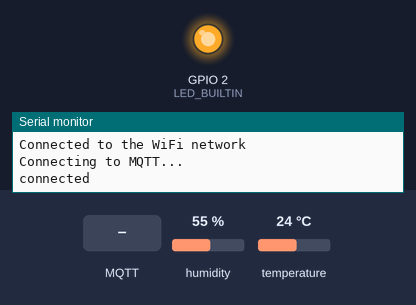
The sketch below on a simulated ESP8266 (NodeMCU). On the bench: output pins drawn as LEDs (lit = HIGH, except the on-board LED, lit = LOW), the last lines printed to the serial monitor. The inputs (shaded band) are chosen by the test bench; at power-on: humidity 55 %, temperature 24 °C. WiFi joins after 1.5 s; servers stay silent unless stated; no MQTT or app messages arrive unless stated.

Above: at 2.7 s.
2.8 s: MQTT message "f" arrives on the first subscribed topic
At 4.0 s:
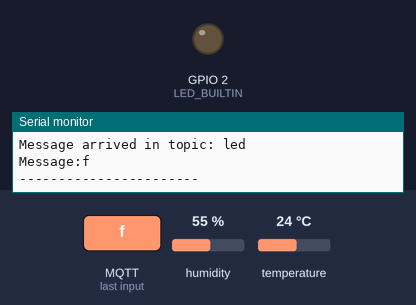
4.3 s: MQTT message "1" arrives on the first subscribed topic
At 5.2 s:
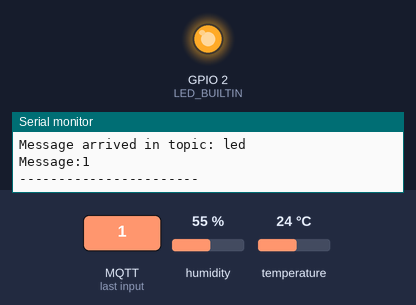
Timing chart, 0 to 7.3 s (numbered marks = the images above; inputs shaded):
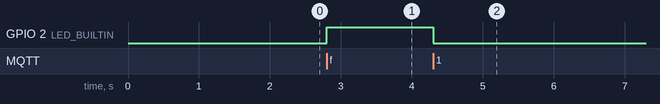

The sketch:

mqttProtocol.ino
```cpp
#include <ESP8266WiFi.h>
#include <PubSubClient.h>
#include "DHT.h"

#define DHTPIN 0    // Pin sur lequel est branché le DHT
#define DHTTYPE DHT22         // DHT 22


#define temperature_topic "sensor/temperature"  //Topic température
#define humidity_topic "sensor/humidity"        //Topic humidité

const char* ssid = "Moto";
const char* password =  "azertyazerty";

const char* mqttServer = "tailor.cloudmqtt.com";
const int mqttPort =  10224;
const char* mqttUser = "xfttkvuy";
const char* mqttPassword = "lWGX5qLkI2uz";

float temperature;
float humidity;

WiFiClient espClient;
PubSubClient client(espClient);
DHT dht(DHTPIN, DHTTYPE);


void setup() {
  Serial.begin(115200);
  setup_wifi();
  config_mqtt();
  pinMode(LED_BUILTIN, OUTPUT);

  //connexion DHT
  dht.begin();
  client.subscribe("led");
}


void config_mqtt(){
   //configuration connexion serveur MQTT + callback
  client.setServer(mqttServer, mqttPort);
  client.setCallback(callback);
  }

void setup_wifi()
{
  //configuration connexion wifi
  WiFi.begin(ssid, password);
  while (WiFi.status() != WL_CONNECTED) {
    delay(500);
    Serial.println("Connecting to WiFi..");
  }
  Serial.println("Connected to the WiFi network");
}

void callback(char* topic, byte* payload, unsigned int length) {

  Serial.print("Message arrived in topic: ");
  Serial.println(topic);

  Serial.print("Message:");
  for (int i = 0; i < length; i++) {
    Serial.print((char)payload[i]);
  }
  if((char)payload[0] == 'f') digitalWrite(LED_BUILTIN, HIGH);
  else digitalWrite(LED_BUILTIN, LOW);

  Serial.println();
  Serial.println("-----------------------");

}

void loop() {
  while (!client.connected()) {
    Serial.println("Connecting to MQTT...");
    //client.subscribe("led");

    if (client.connect("ESP8266Client", mqttUser, mqttPassword ))
    {
     Serial.println("connected");
    }
    else {
      Serial.print("failed with state ");
      Serial.print(client.state());
      delay(500);
    }
  }

  temperature = dht.readTemperature();
  humidity = dht.readHumidity();

  //Serial.println(temperature);
  client.publish(temperature_topic, String(temperature).c_str(), true);
  client.publish(humidity_topic, String(humidity).c_str(), true);
  client.subscribe("led");
  //client.subscribe("esp/test");
  client.loop();
}
```

Measured:
- after the input at 2.8 s, GPIO 2 (LED_BUILTIN): LOW → HIGH at once
- after the input at 4.3 s, GPIO 2 (LED_BUILTIN): HIGH → LOW at once
